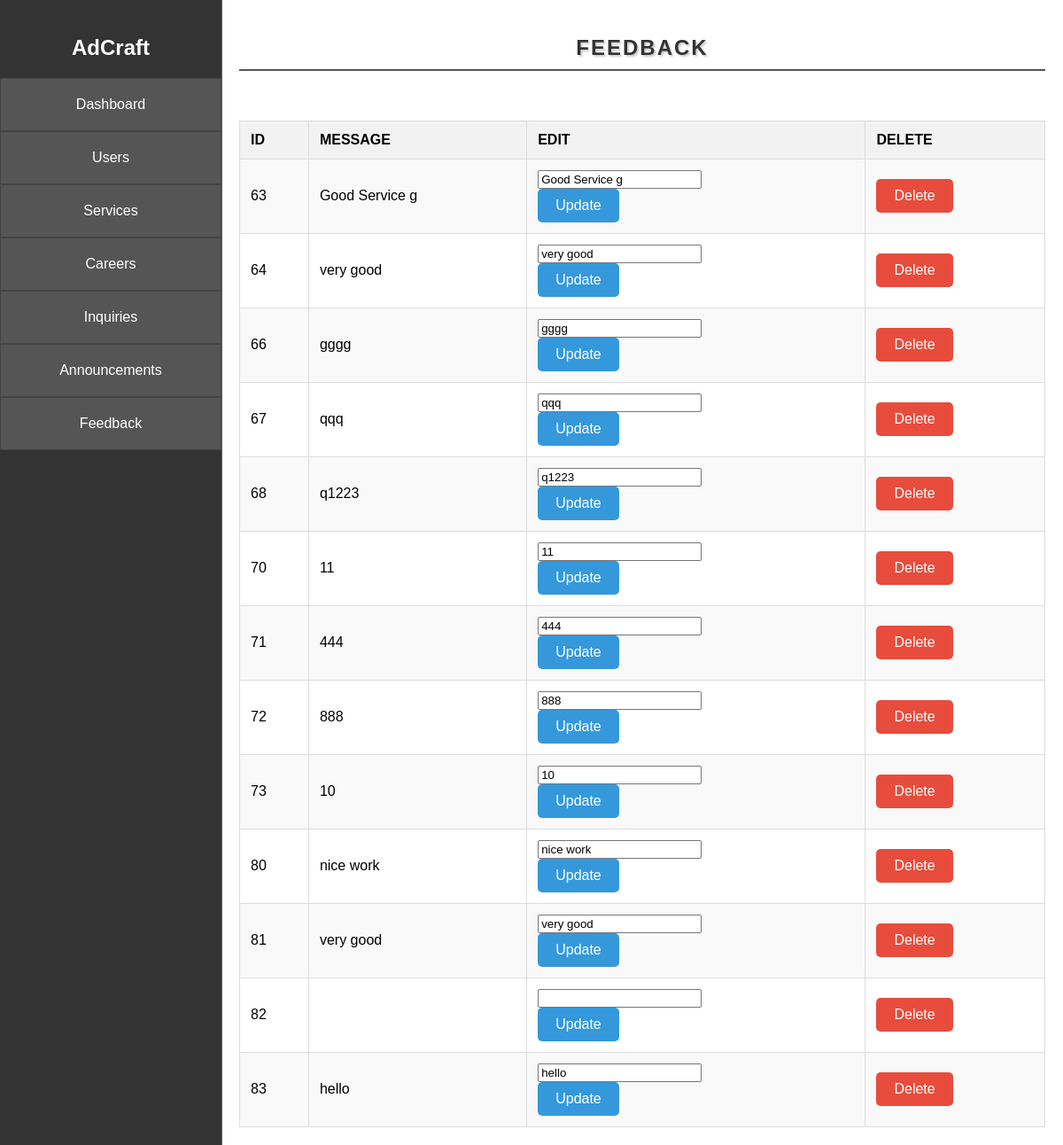
The page /Admindash/feedback/admin.php on the database its author committed.
### tables this page shows
CREATE TABLE `greetings` (
  `id` int(11) NOT NULL,
  `username` varchar(50) NOT NULL,
  `email` varchar(30) NOT NULL,
  `message` varchar(200) NOT NULL
);

### Admindash/feedback/admin.php (the view, shortened to what this page needs)
<?php
require '../Hello/connect.php';
?>
<!DOCTYPE html>
<html lang="en">
<head>
   <link rel="stylesheet" href="../Hello/ancstyle.css">
   <link rel="stylesheet" href="../styles.css">
</head>
<body>
<div class="sidebar">
        <h2>AdCraft</h2>
        <ul>
        <li><a href="../index.php" class="active">Dashboard</a></li>
            <li><a href="../users/admin.php">Users</a></li>
            <li><a href="../Inquiry/adminview.php">Services</a></li>
            <li><a href="../Careers/front.php">Careers</a></li>
            <li><a href="../contactus/display.php">Inquiries</a></li>
            <li><a href="../Hello/display.php">Announcements</a></li>
            <li><a href="#">Feedback</a></li>
        </ul>
    </div>
    <div class="content">
    <h2 class="createform">Feedback</h2>
    <br><br>
    <?php
function readData()
{
    global $con;
    $sql = "SELECT id, message FROM greetings";
    $result = $con->query($sql);
    if ($result->num_rows > 0) {
        echo "<table class='table'>";
        echo "<tr>";
        echo "<th>ID</th>";
        echo "<th>Message</th>";
        echo "<th>Edit</th>";
        echo "<th>Delete</th>";
        echo "</tr>";
        while ($row = $result->fetch_assoc()) {
            echo "<tr>";
            echo "<td>" . $row["id"] . "</td>";
            echo "<td>" . $row["message"] . "</td>";
            echo "<td>";
            echo "<form action='update_data.php' method='POST'>";
            echo "<input type='text' name='message' value='" . $row["message"] . "'><br>";
            echo "<input class='update' type='submit' name='update' value='Update'>";
            echo "</form>";
            echo "</td>";
            echo "<td>";
            echo "<form action='delete_data.php' method='POST'>";
            echo "<input class='delete' type='submit' name='delete' value='Delete'>";
            echo "</form>";
            echo "</td>";
            echo "</tr>";
        }
        echo "</table>";
    } else {
        echo "No results";
    }
}
readData();
?>
    </div>
</body>
</html>

### Admindash/Hello/ancstyle.css (style rules this page uses)
.table { width: 100%; border-collapse: collapse; border-spacing: 0; }
.table th { background-color: #f2f2f2; border: 1px solid #ddd; padding: 12px; text-align: left; font-weight: bold; text-transform: uppercase; }
.table td { border: 1px solid #ddd; padding: 12px; }
.table tbody tr:nth-child(even) { background-color: #f9f9f9; }
.update { background-color: #3498db; border: none; color: white; padding: 10px 20px; text-align: center; text-decoration: none; display: inline-block; font-size: 16px; margin-right: 10px; border-radius: 5px; cursor: pointer; }
.delete { background-color: #e74c3c; border: none; color: white; padding: 10px 20px; text-align: center; text-decoration: none; display: inline-block; font-size: 16px; border-radius: 5px; cursor: pointer; }
.createform { font-size: 24px; color: #333; margin-bottom: 20px; text-align: center; text-transform: uppercase; font-weight: bold; letter-spacing: 2px; text-shadow: 2px 2px 2px rgba(0, 0, 0, 0.2); border-bottom: 2px solid #555; padding-bottom: 10px; }

### Admindash/styles.css (style rules this page uses)
body { margin: 0; font-family: Arial, sans-serif; background-image: url(main.png); background-repeat: no-repeat; background-size: cover; }
.sidebar { height: 100%; width: 250px; position: fixed; top: 0; left: 0; background-color: #333; padding-top: 20px; padding-bottom: 20px; border-right: 1px solid #666; }
.sidebar h2 { color: #fff; text-align: center; font-size: 24px; margin-bottom: 20px; }
.sidebar ul { list-style-type: none; padding: 0; margin: 0; }
.sidebar ul li { padding: 0px; text-align: center; }
.sidebar ul li a { color: #fff; text-decoration: none; display: block; padding: 20px; border: 1px solid #444; background-color: #555; transition: background-color 0.3s; }
.content { margin-left: 250px; padding: 20px; }

### rows shown on the page
greetings: id "63", message "Good Service g"
greetings: id "64", message "very good"
greetings: id "66", message "gggg"
greetings: id "67", message "qqq"
greetings: id "68", message "q1223"
greetings: id "70", message "11"
greetings: id "71", message "444"
greetings: id "72", message "888"
greetings: id "73", message "10"
greetings: id "80", message "nice work"
greetings: id "81", message "very good"
greetings: id "82"
greetings: id "83", message "hello"
